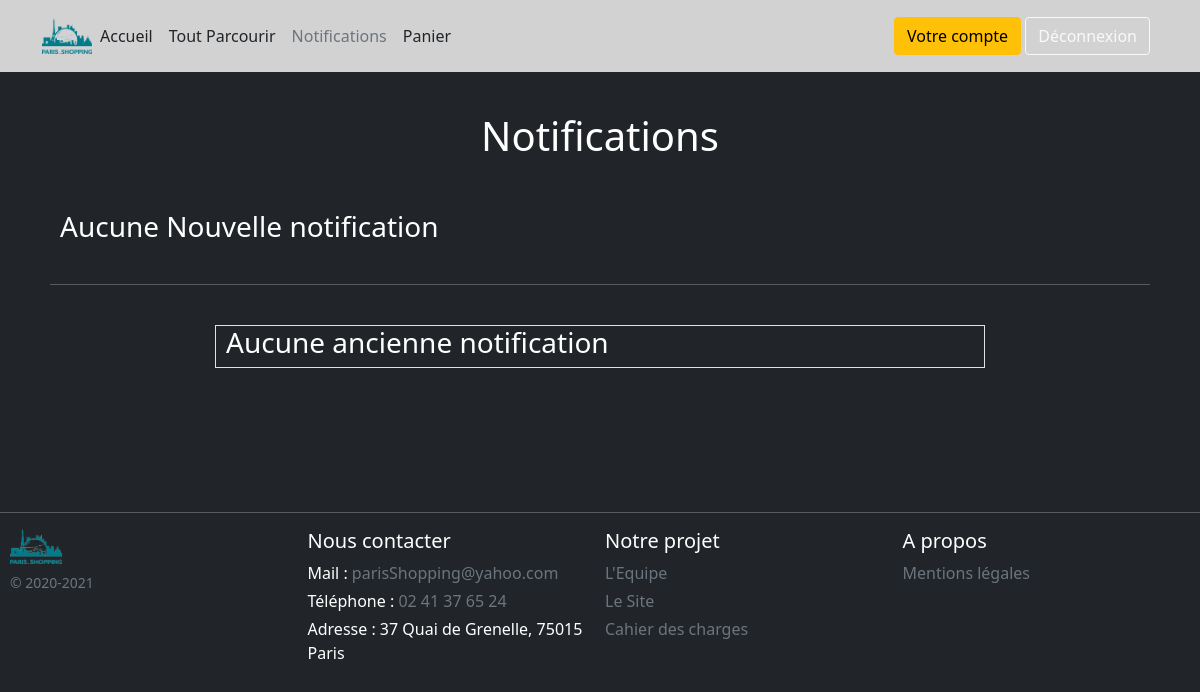
Before: /index.php?page=notifications (signed in) with the older database file.
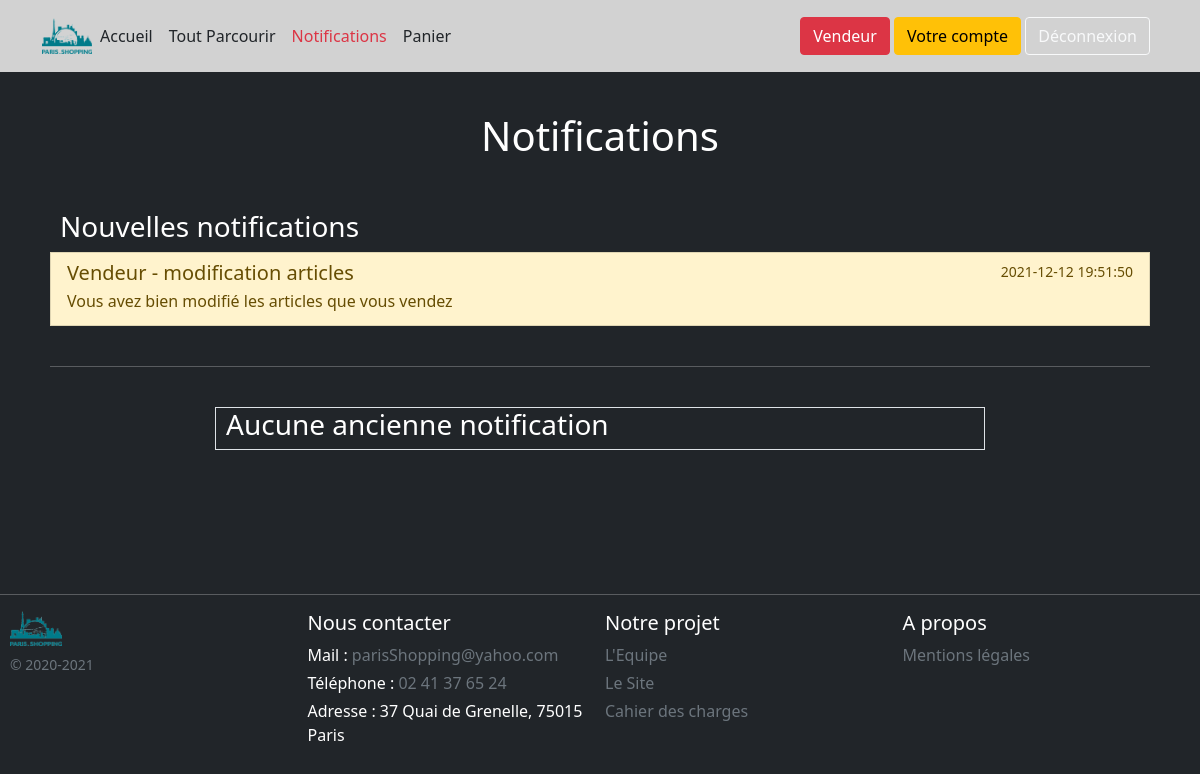
After: the same page with the newer database file.
### tables this page shows
CREATE TABLE IF NOT EXISTS `notification` (
  `idNotification` int(11) NOT NULL AUTO_INCREMENT,
  `nom` varchar(100) NOT NULL,
  `descriptionNotif` text,
  `dateNotif` datetime NOT NULL,
  `idUtilisateur` int(11) NOT NULL,
  `vu` tinyint(4) NOT NULL DEFAULT '0',
  `lien` varchar(100) DEFAULT NULL,
  PRIMARY KEY (`idNotification`),
  KEY `refIdUtilisateur` (`idUtilisateur`)
);

### src/bdd/connectBDD.php (called while the page is built, shortened)
<?php
function requeteSqlArray($requeteString, $pdo)
{
    $query = $pdo->query($requeteString);
    return $query->fetchAll();
}

### src/view/page/notifications.php (the view, shortened to what this page needs)
<?php
    $notificationListNew = requeteSqlArray("SELECT * from notification where idUtilisateur = '{$_SESSION['idUtilisateur']}' and  vu = 0 ORDER BY dateNotif DESC",$pdo);
    $notificationListAnciennes = requeteSqlArray("SELECT * from notification where idUtilisateur = '{$_SESSION['idUtilisateur']}' and  vu != 0 ORDER BY dateNotif DESC",$pdo);
?>
    <h1 style="margin:20px;margin-bottom:50px;;text-align:center">Notifications</h1>
    <?php if (sizeof($notificationListNew)==0): ?>
        <h3 style="margin-left:10px;">Aucune Nouvelle notification</h3>
    <?php else: ?>
        <h3 style="margin-left:10px;">Nouvelles notifications</h3>
    <?php endif; ?>
    <div class="notification">
        <?php foreach ($notificationListNew as $notificationInfo): ?>
                <a href="index.php?page=<?php echo $notificationInfo['lien']; ?>" class="list-group-item list-group-item-warning"      style="margin-bottom:10px;">
                    <div class="d-flex w-100 justify-content-between">
                        <h5 class="mb-1"><?php echo $notificationInfo['nom']; ?></h5>
                        <small><?php echo $notificationInfo['dateNotif']; ?></small>
                    </div>
                    <p class="mb-1"><?php echo $notificationInfo['descriptionNotif']; ?></p>
                </a>
        <?php endforeach; ?>
    </div>
    <hr style="margin-bottom:40px;margin-top:40px;">
    <div style="width:70%;margin:auto;" class="border">
        <?php if (sizeof($notificationListAnciennes)==0): ?>
            <h3 style="margin-left:10px;">Aucune ancienne notification</h3>
        <?php endif; ?>
    </div>

### src/index.php (shortened to what this page needs)
<?php
include_once PROJECT_ROOT_DIR . '/src/bdd/connectBDD.php';
if (empty($_GET['page'])) {
    $page = 'accueil';
}
else {
    $page = ($_GET['page']);
}
?>
<!doctype html>
<html>
    <head>
        <link rel="stylesheet" type="text/css" href="css/main.css?<?php echo time(); ?>">
        <link href="../assets/dist/css/bootstrap.min.css" rel="stylesheet">
        <link href="https://cdn.jsdelivr.net/npm/bootstrap@5.1.3/dist/css/bootstrap.min.css" rel="stylesheet">
    </head>
    <body class="text-white bg-dark">
        <div id="nav">
            <div class="cover-container w-100 h-100 mx-auto">
                <?php
                include("view/header.php");
                ?>
                <main id="body" class="container">
                    <main id="body" class="container">
                        <?php include("view/page/{$page}.php"); ?>
                    </main>
                </main>
            </div>
        </div>
        <?php include("view/footer.php"); ?>
    </body>
</html>

### src/view/header.php (shortened to what this page needs)
<?php
$estVendeur=false;
if(LOGGED){
  $notificationListNew = requeteSqlArray("SELECT * from notification where idUtilisateur = '{$_SESSION['idUtilisateur']}' and  vu = 0 ORDER BY dateNotif DESC",$pdo);
  $textColor="text-dark";
  if($_SESSION['estVendeur']){
    $estVendeur=true;
  }
  if($page=="notifications"){
    $textColor="text-secondary";
  }
   else   $textColor= "text-dark";
  if(sizeof($notificationListNew)>0){
    $textColor="text-danger";
  }
}
?>
<main>
  <header class="p-3 text-white" style="background: rgb(210,210,210)">
    <div class="container">
      <div class="d-flex flex-wrap align-items-center justify-content-center justify-content-lg-start">
        <a href="index.php" class="d-flex align-items-center mb-2 mb-lg-0 text-white text-decoration-none">
          <img src="../images/logo.png" style="width:50px;" alt="">
        </a>
        <ul class="nav col-12 col-lg-auto me-lg-auto mb-2 justify-content-center mb-md-0">
          <li><a href="?page=accueil" class="nav-link px-2 <?php if($page=="accueil") echo "text-secondary"; else   echo "text-dark"?>">Accueil</a></li>
          <li><a href="?page=toutParcourir" class="nav-link px-2 <?php if($page=="toutParcourir") echo "text-secondary"; else   echo "text-dark"?>">Tout Parcourir </a></li>
          <?php if(LOGGED) : ?>
          <li><a href="?page=notifications" class="nav-link px-2 <?php echo $textColor; ?>" <?php if(sizeof($notificationListNew)>0) : ?>id="clignote"<?php endif ?>>Notifications</a></li>
          <li><a href="?page=panier/panier" class="nav-link px-2 <?php if($page=="panier/panier") echo "text-secondary"; else   echo "text-dark"?>">Panier</a></li>
          <?php endif ?>
        </ul>
        <div class="text-end">
        <?php if(LOGGED) : ?>
          <?php if($estVendeur) : ?>
          <button onclick="location.href='?page=vendeur'" type="button" class="btn btn-danger">Vendeur</button>
          <?php endif ?>
          <button onclick="location.href='?page=votre_compte'" type="button" class="btn btn-warning">Votre compte</button>
          <button onclick="location.href='script_php/Utilisateur/deconnexion.php'" type="button" class="btn btn-outline-light me-2">Déconnexion</button>
        <?php else: ?>
          <button onclick="location.href='Utilisateur/connexion.php'" type="button" class="btn btn-outline-light me-2">Connexion</button>
          <button onclick="location.href='Utilisateur/inscription.php'" type="button" class="btn btn-warning">Inscription</button>
        <?php endif ?>
        </div>
      </div>
    </div>
  </header>
</main>

### src/view/footer.php
<footer class="  pt-md-2 ">
<hr>
    <div style="display:flex;flex-direction:row;">
        <div style="margin-left:10px;" class="col">
            <img class="mb-2" src="../images/logo.png" alt="" width="52" height="35">
            <small class="d-block mb-3 text-muted">&copy; 2020-2021</small>
        </div>
        <div class="col">
            <h5 style="color: white">Nous contacter</h5>
            <ul class="list-unstyled text-small">
                <li class="mb-1" style="color: white">Mail : <a class="link-secondary text-decoration-none" href="mailto:parisShopping@yahoo.com">parisShopping@yahoo.com</a></li>
                <li class="mb-1" style="color: white">Téléphone : <a class="link-secondary text-decoration-none" href="tel:02-41-37-65-24<">02 41 37 65 24</a></li>
                <li class="mb-1" style="color: white">Adresse : 37 Quai de Grenelle, 75015 Paris</a></li>
            </ul>
        </div>
        <div class="col">
            <h5 style="color: white">Notre projet</h5>
            <ul class="list-unstyled text-small">
                <li class="mb-1"><a class="link-secondary text-decoration-none" href="?page=equipe">L'Equipe</a></li>
                <li class="mb-1"><a class="link-secondary text-decoration-none" href="?page=site">Le Site</a></li>
                <li class="mb-1"><a class="link-secondary text-decoration-none" href="?page=cahier_des_charges">Cahier des charges</a></li>
            </ul>
        </div>
        <div class="col">
            <h5 style="color: white">A propos</h5>
            <ul class="list-unstyled text-small">
                <li class="mb-1"><a class="link-secondary text-decoration-none" href="?page=mentions">Mentions légales</a></li>
            </ul>
        </div>
    </div>
</footer>

### src/css/main.css (style rules this page uses)
body { --bs-bg-opacity: 1; background-color: rgba(var(--bs-dark-rgb),var(--bs-bg-opacity))!important; margin: 0 0 10%; padding:0; height:100%; min-height: 100vh; }
#body { padding:10px; padding-bottom:60px; }
html, body { height: 100%; }
#clignote { animation: Test 1s infinite; }
footer { display: block; float: left; width: 100%; }

Changed rows visible on the page:
added notification: nom "Vendeur - modification articles", dateNotif "2021-12-12 19:51:50", descriptionNotif "Vous avez bien modifié les articles que vous vendez"
Other visible differences:
text no longer shown: "Aucune Nouvelle notification"
text now shown: "Vendeur Nouvelles notifications"
